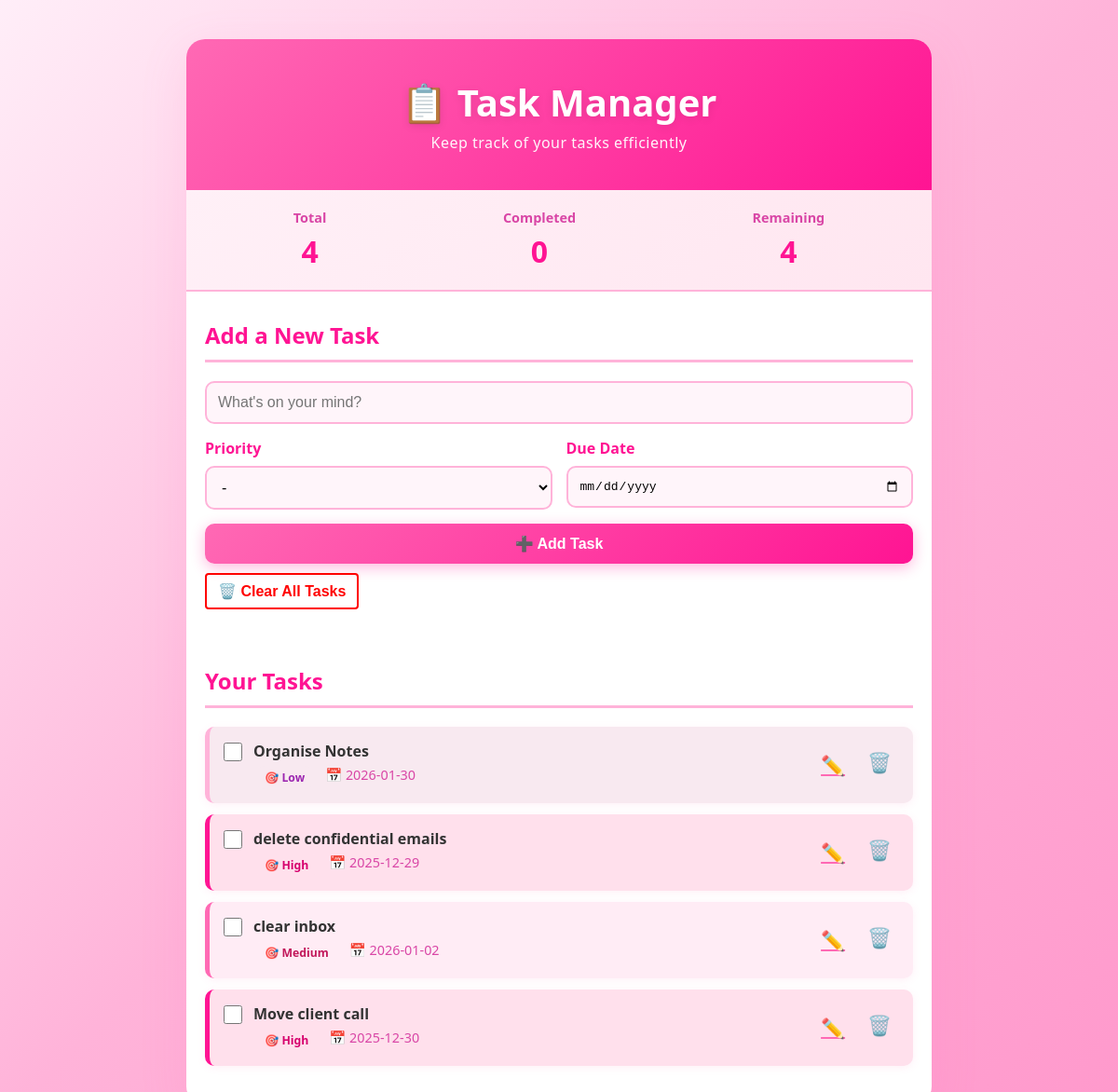
The page / on the database its author committed.
### tables this page shows
CREATE TABLE tasks (
                id INTEGER PRIMARY KEY AUTOINCREMENT,
                title TEXT NOT NULL,
                priority TEXT,
                due_date TEXT,
                status TEXT DEFAULT 'pending'
            );

### app.py (the view)
@app.route("/")
def index():
    if not DB_READY:
        ensure_schema()
    if not DB_READY:
        return (
            f"<h1>{app.config['HOMEPAGE_MESSAGE']}</h1>"
            f"<p><strong>Database not ready.</strong></p>"
            f"<pre>{DB_ERROR}</pre>"
        ), 503
    tasks = fetch_all_tasks()
    total = len(tasks)
    completed = sum(1 for t in tasks if t.get("status") == "complete")
    return render_template("index.html", tasks=tasks, total=total, completed=completed)

### app.py (called while the page is built)
def fetch_all_tasks() -> list[dict]:
    if not DB_READY:
        return []
    with engine.begin() as conn:
        rows = (
            conn.execute(
                text(
                    "SELECT id, title, priority, due_date, status "
                    "FROM tasks ORDER BY id ASC"
                )
            )
            .mappings()
            .all()
        )
        return [dict(row) for row in rows]

### templates/index.html (shortened to what this page needs)
<!DOCTYPE html>
<html lang="en">
<head>
    <link rel="stylesheet" href="{{ url_for('static', filename='style.css') }}">
</head>
<body>
    <div class="container">
        <header>
            <h1>📋 Task Manager</h1>
            <p class="subtitle">Keep track of your tasks efficiently</p>
        </header>
        <div class="stats">
            <div class="stat">
                <span class="stat-label">Total</span>
                <span class="stat-value">{{ total }}</span>
            </div>
            <div class="stat">
                <span class="stat-label">Completed</span>
                <span class="stat-value">{{ completed }}</span>
            </div>
            <div class="stat">
                <span class="stat-label">Remaining</span>
                <span class="stat-value">{{ total - completed }}</span>
            </div>
        </div>
        <section class="form-section">
            <h2>Add a New Task</h2>
            <form method="POST" action="{{ url_for('add_task') }}" class="task-form">
                <div class="form-group">
                    <input
                        type="text"
                        name="title"
                        placeholder="What's on your mind?"
                        required
                        maxlength="100"
                        class="form-input"
                    >
                </div>
                <div class="form-row">
                    <div class="form-group">
                        <label for="priority">Priority</label>
                        <select name="priority" id="priority" class="form-select">
                            <option value="" selected>-</option>
                        </select>
                    </div>
                    <div class="form-group">
                        <label for="due_date">Due Date</label>
                        <input type="date" name="due_date" id="due_date" class="form-input">
                    </div>
                </div>
                <button type="submit" class="btn btn-primary">➕ Add Task</button>
            </form>
            <form method="POST" action="{{ url_for('clear_tasks') }}" style="margin-top:10px;">
                <button type="submit" class="btn btn-outline-danger" style="border:2px solid red; background-color:transparent; color:red; padding:8px 12px; border-radius:4px;">
                    🗑️ Clear All Tasks
                </button>
            </form>
        </section>
        <section class="task-list-section">
            <h2>Your Tasks</h2>
            {% if tasks %}
                <ul class="task-list">
                    {% for task in tasks %}
                        <li class="task-item {% if task.status == 'complete' %}completed{% endif %} priority-{{ task.priority.lower() }}">
                            <div class="task-content">
                                <form method="GET" action="{{ url_for('toggle_status', task_id=loop.index0) }}" style="display:inline;">
                                    <input
                                        type="checkbox"
                                        class="task-checkbox"
                                        onchange="this.form.submit()"
                                    >
                                </form>
                                <div class="task-details">
                                    <span class="task-title">{{ task.title }}</span>
                                    <div class="task-meta">
                                        <span class="priority priority-{{ task.priority.lower() }}">
                                            🎯 {{ task.priority }}
                                        </span>
                                        {% if task.due_date %}
                                            <span class="due-date">📅 {{ task.due_date }}</span>
                                        {% endif %}
                                    </div>
                                </div>
                            </div>
                            <div class="task-actions">
                                <a href="{{ url_for('edit_task', task_id=loop.index0) }}" class="btn-icon edit-btn" title="Edit task">✏️</a>
                                <form method="GET" action="{{ url_for('delete_task', task_id=loop.index0) }}" style="display:inline;" onsubmit="return confirm('Delete this task?');">
                                    <button type="submit" class="btn-icon delete-btn" title="Delete task">🗑️</button>
                                </form>
                            </div>
                        </li>
                    {% endfor %}
                </ul>
            {% else %}
                <p class="no-tasks">No tasks yet! ✨ Add one to get started.</p>
            {% endif %}
        </section>
    </div>
</body>
</html>

### static/style.css (style rules this page uses)
body { font-family: 'Segoe UI', Tahoma, Geneva, Verdana, sans-serif; background: linear-gradient(135deg, #ffeef8 0%, #ffb3d9 50%, #ff99cc 100%); min-height: 100vh; padding: 20px; color: #333; }
.container { max-width: 800px; margin: 0 auto; background: white; border-radius: 20px; box-shadow: 0 15px 50px rgba(255, 105, 180, 0.15); overflow: hidden; }
header { background: linear-gradient(135deg, #ff69b4 0%, #ff1493 100%); color: white; padding: 40px 20px; text-align: center; }
header h1 { font-size: 2.5em; margin-bottom: 5px; font-weight: 700; text-shadow: 0 2px 10px rgba(0, 0, 0, 0.1); }
.subtitle { font-size: 1em; opacity: 0.95; letter-spacing: 0.5px; }
.stats { display: flex; justify-content: space-around; padding: 20px; background: linear-gradient(135deg, #fff0f7 0%, #ffe6f0 100%); border-bottom: 2px solid #ffb3d9; }
.stat { text-align: center; }
.stat-label { display: block; font-size: 0.9em; color: #d946a6; margin-bottom: 5px; font-weight: 600; }
.stat-value { display: block; font-size: 2em; font-weight: 700; color: #ff1493; }
.form-section, .task-list-section { padding: 30px 20px; }
.form-section h2, .task-list-section h2 { font-size: 1.5em; margin-bottom: 20px; color: #ff1493; border-bottom: 3px solid #ffb3d9; padding-bottom: 10px; font-weight: 700; }
.task-form { display: flex; flex-direction: column; gap: 15px; }
.form-group { display: flex; flex-direction: column; }
.form-group label { font-weight: 600; margin-bottom: 8px; color: #ff1493; }
.form-input, .form-select { padding: 12px; border: 2px solid #ffb3d9; border-radius: 10px; font-size: 1em; transition: all 0.3s; background: #fff5fa; }
.form-row { display: grid; grid-template-columns: 1fr 1fr; gap: 15px; }
.btn { padding: 12px 24px; border: none; border-radius: 10px; font-size: 1em; font-weight: 600; cursor: pointer; transition: all 0.3s; text-decoration: none; display: inline-block; text-align: center; }
.btn-primary { background: linear-gradient(135deg, #ff69b4 0%, #ff1493 100%); color: white; width: 100%; box-shadow: 0 4px 15px rgba(255, 20, 147, 0.3); }
.btn-icon { background: none; border: none; font-size: 1.3em; cursor: pointer; padding: 8px; transition: all 0.2s; border-radius: 8px; }
.task-list { list-style: none; }
.task-item { display: flex; justify-content: space-between; align-items: center; padding: 15px; margin-bottom: 12px; background: linear-gradient(135deg, #fff5fa 0%, #ffe6f0 100%); border-left: 5px solid #ff1493; border-radius: 10px; transition: all 0.3s; box-shadow: 0 2px 8px rgba(255, 105, 180, 0.1); }
.task-item.priority-high { border-left-color: #ff1493; }
.task-item.priority-medium { border-left-color: #ff69b4; }
.task-item.priority-low { border-left-color: #ffb3d9; }
.task-content { display: flex; align-items: flex-start; gap: 12px; flex: 1; }
.task-checkbox { width: 20px; height: 20px; margin-top: 2px; cursor: pointer; accent-color: #ff1493; }
.task-details { flex: 1; }
.task-title { display: block; font-weight: 600; margin-bottom: 5px; word-break: break-word; color: #333; }
.task-meta { display: flex; gap: 10px; flex-wrap: wrap; font-size: 0.9em; }
.priority { padding: 4px 12px; border-radius: 15px; font-weight: 600; font-size: 0.85em; }
.priority-high { background: #ffe0ec; color: #d6006d; }
.priority-medium { background: #ffecf5; color: #c2185b; }
.priority-low { background: #f8e9f0; color: #9c27b0; }
.due-date { color: #d946a6; font-weight: 500; }
.task-actions { display: flex; gap: 8px; margin-left: 10px; }
.edit-btn { color: #ff69b4; }
.delete-btn { color: #ff1493; }

### rows shown on the page
tasks: title "Organise Notes", priority "Low", due_date "2026-01-30"
tasks: title "delete confidential emails", priority "High", due_date "2025-12-29"
tasks: title "clear inbox", priority "Medium", due_date "2026-01-02"
tasks: title "Move client call", priority "High", due_date "2025-12-30"

### other values the page prints
{{ total }} "4"
{{ completed }} "0"
{{ total - completed }} "4"
